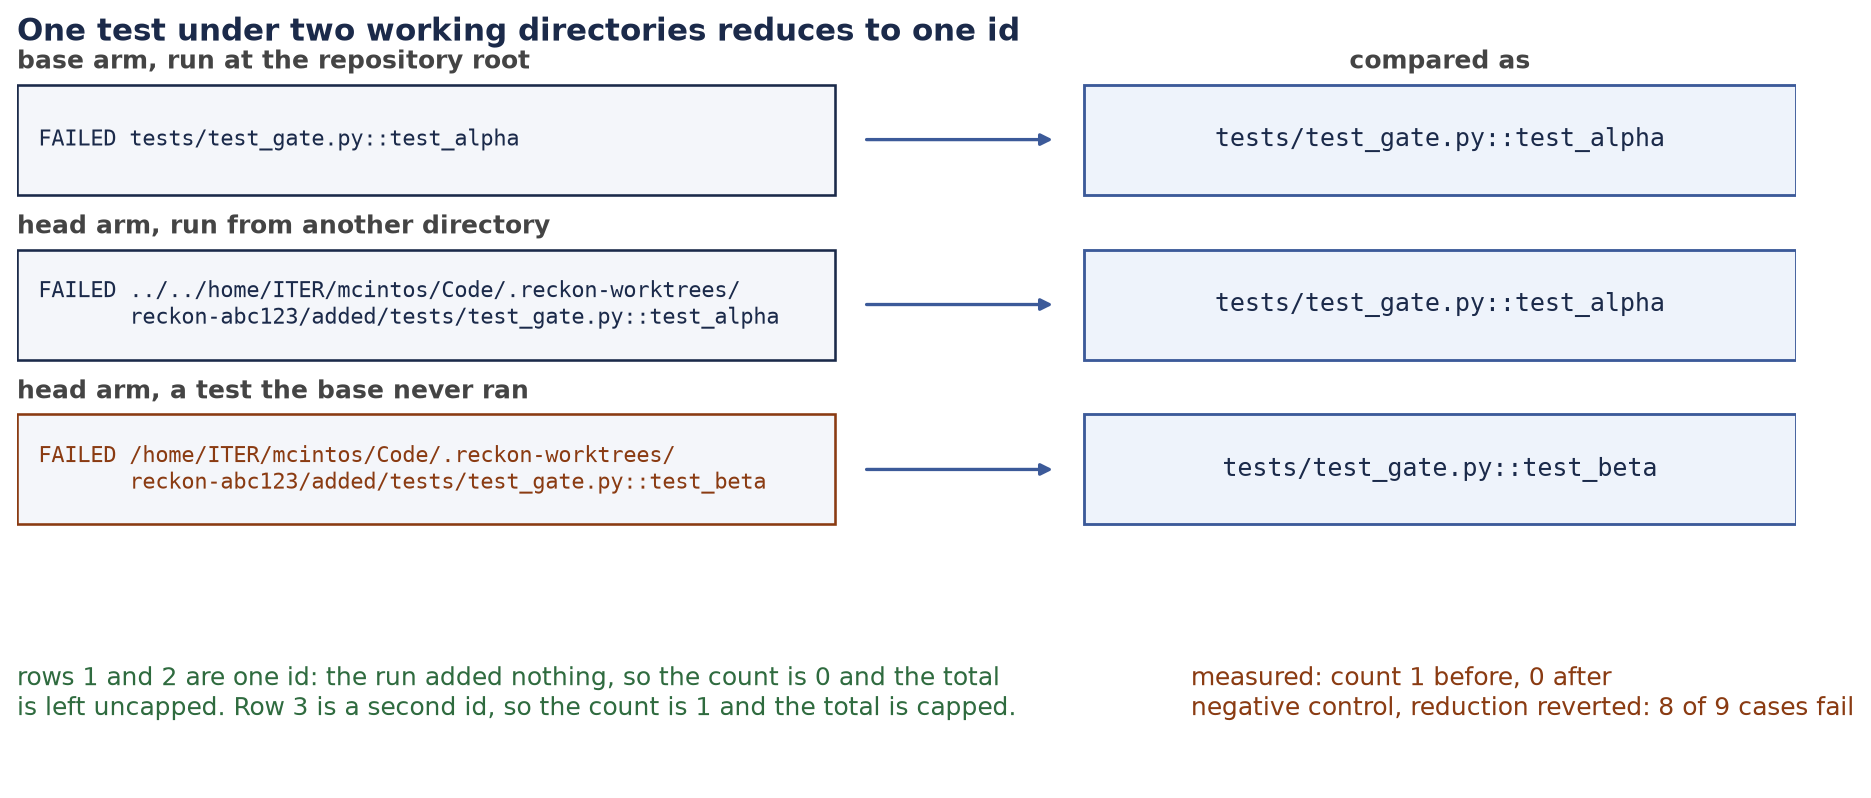

This figure's Python source:
"""Two gate-log spellings of one test reducing to one id, and the cases that stay apart.

The measured numbers on the right are the phantom count the comparison produced
before the reduction and the zero it produces after, with the negative control
that reverts the reduction.
"""

from __future__ import annotations

import matplotlib

matplotlib.use("Agg")
import matplotlib.pyplot as plt

BASE_SPELLING = "FAILED tests/test_gate.py::test_alpha"
HEAD_SPELLING = (
    "FAILED ../../home/ITER/mcintos/Code/.reckon-worktrees/\n"
    "       reckon-abc123/added/tests/test_gate.py::test_alpha"
)
NEW_SPELLING = (
    "FAILED /home/ITER/mcintos/Code/.reckon-worktrees/\n"
    "       reckon-abc123/added/tests/test_gate.py::test_beta"
)
BASE_ID = "tests/test_gate.py::test_alpha"
NEW_ID = "tests/test_gate.py::test_beta"

ROWS = (
    ("base arm, run at the repository root", BASE_SPELLING, BASE_ID, "#1b2a4a"),
    ("head arm, run from another directory", HEAD_SPELLING, BASE_ID, "#1b2a4a"),
    ("head arm, a test the base never ran", NEW_SPELLING, NEW_ID, "#8a3b12"),
)

fig, ax = plt.subplots(figsize=(13.5, 5.6))
ax.set_axis_off()
ax.text(
    0.0,
    1.0,
    "One test under two working directories reduces to one id",
    fontsize=13,
    weight="bold",
    color="#1b2a4a",
    ha="left",
    va="bottom",
)

left_x, left_w = 0.0, 0.46
mid_x = 0.60
top = 0.80
row_h = 0.15

for index, (label, spelling, canonical, colour) in enumerate(ROWS):
    y = top - index * (row_h + 0.075)
    ax.text(
        left_x,
        y + row_h + 0.022,
        label,
        fontsize=10.5,
        weight="bold",
        color="#444",
        ha="left",
    )
    ax.add_patch(
        plt.Rectangle(
            (left_x, y),
            left_w,
            row_h,
            fill=True,
            facecolor="#f4f6fa",
            edgecolor=colour,
            linewidth=1.1,
        )
    )
    ax.text(
        left_x + 0.012,
        y + row_h / 2,
        spelling,
        ha="left",
        va="center",
        fontsize=9.2,
        family="monospace",
        color=colour,
    )
    ax.annotate(
        "",
        xy=(mid_x - 0.015, y + row_h / 2),
        xytext=(left_x + left_w + 0.015, y + row_h / 2),
        arrowprops={"arrowstyle": "-|>", "color": "#3c5a99", "linewidth": 1.4},
    )
    ax.add_patch(
        plt.Rectangle(
            (mid_x, y),
            0.40,
            row_h,
            fill=True,
            facecolor="#eef3fb",
            edgecolor="#3c5a99",
            linewidth=1.2,
        )
    )
    ax.text(
        mid_x + 0.20,
        y + row_h / 2,
        canonical,
        ha="center",
        va="center",
        fontsize=10.5,
        family="monospace",
        color="#1b2a4a",
    )

ax.text(
    mid_x + 0.20,
    top + row_h + 0.022,
    "compared as",
    fontsize=10.5,
    weight="bold",
    color="#444",
    ha="center",
)

ax.text(
    left_x,
    0.16,
    "rows 1 and 2 are one id: the run added nothing, so the count is 0 and the total\n"
    "is left uncapped. Row 3 is a second id, so the count is 1 and the total is capped.",
    fontsize=10.5,
    color="#2f6b3f",
    ha="left",
    va="top",
)
ax.text(
    0.66,
    0.16,
    "measured: count 1 before, 0 after\n"
    "negative control, reduction reverted: 8 of 9 cases fail",
    fontsize=10.5,
    color="#8a3b12",
    ha="left",
    va="top",
)

fig.savefig("node_id_canonical_form.png", dpi=170, bbox_inches="tight")
print("wrote node_id_canonical_form.png")
